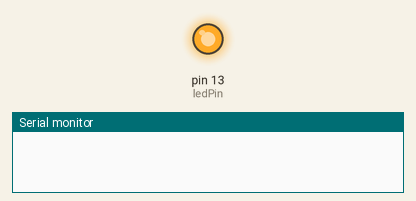
Simulated run of this sketch. Board: Arduino Uno, built with avr-gcc and run on an emulated ATmega328P. Shown: output pins drawn as LEDs (lit = HIGH), the last lines printed to the serial monitor. Random numbers use the default seed unless the sketch sets one; the modem accepts every AT command (registered, SIM ready, sends succeed) and sends nothing else.

Above: at 0.1 s.
At 8.7 s:
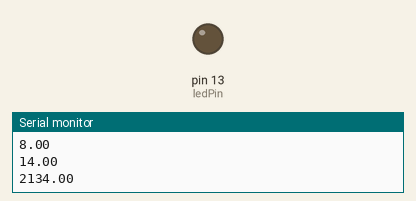
Timing chart, 0 to 22.4 s (numbered marks = the images above):
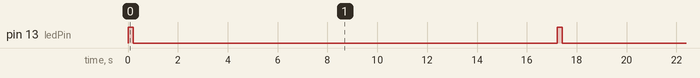

Measured:
- by itself, pin 13 (ledPin): alternates HIGH for 0.20 s and LOW for 17.0 s

The sketch:

sketch_nov05a.ino
```cpp
//DISQovery 2016
//Team Jalvayu..
//Device name-- Jal Niyantrak
//by Abhishek Baghel
#include <SoftwareSerial.h>
#include <stdlib.h>
// special random variable
long randNumber;
// LED
int ledPin = 13;

// replace with your channel's thingspeak API key
String apiKey = "03NUI4WGDRGQ0GOP";

// connect 2 to TX of Serial USB
// connect 3 to RX of serial USB
SoftwareSerial ser(2,3); // RX, TX

// this runs once
void setup() {
  // initialize the digital pin as an output.
  pinMode(ledPin, OUTPUT);

  // enable debug serial
  Serial.begin(115200);
  // enable software serial
  ser.begin(115200);
  //random data generator
  randomSeed(analogRead(0));
  // reset ESP8266
  ser.println("AT+RST");
}


// the loop
void loop() {

  // blink LED on board
  digitalWrite(ledPin, HIGH);
  delay(200);
  digitalWrite(ledPin, LOW);
// print a random number from 0 to 12 is the range of BOD
  randNumber = random(0,12);
  float bod   = randNumber;

  // print a random number from 0 to 25 is the range of DO
  randNumber = random(0, 25);
  float disso   = randNumber;
  // print a random number from 0 to 2500 is the range of cunductivity
  randNumber = random(0, 2500);
  float cund   = randNumber;


  //data to string conversion
  char buf[16];
  String strbod = dtostrf(bod, 2, 2, buf);
  String strdisso = dtostrf(disso, 2, 2, buf);
  String strcund = dtostrf(cund, 2, 2, buf);

  Serial.println(bod);
  Serial.println(disso);
  Serial.println(cund);

  // TCP connection
  String cmd = "AT+CIPSTART=\"TCP\",\"";
  cmd += "184.106.153.149"; // api.thingspeak.com
  cmd += "\",80";
  ser.println(cmd);

  if(ser.find("Error")){
    Serial.println("AT+CIPSTART error");
    return;
  }

  // prepare GET string
  String getStr = "GET /update?api_key=";
  getStr += apiKey;
  getStr +="&field1=";
  getStr += String(strbod);
  getStr +="&field2=";
  getStr += String(strdisso);
  getStr +="&field3=";
  getStr += String(strcund);
  getStr += "\r\n\r\n";

  // send data length
  cmd = "AT+CIPSEND=";
  cmd += String(getStr.length());
  ser.println(cmd);

  if(ser.find(">")){
    ser.print(getStr);
  }
  else{
    ser.println("AT+CIPCLOSE");
    // alert user
    Serial.println("AT+CIPCLOSE");
  }

  // thingspeak needs 15 sec delay between updates
  delay(16000);
}
```
